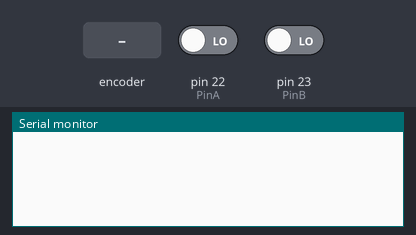
The sketch below on a simulated Arduino Mega 2560, built with avr-gcc and run on an emulated ATmega2560. On the bench: the last lines printed to the serial monitor. The inputs (shaded band) are chosen by the test bench; at power-on: pin 22 (PinA) LOW, pin 23 (PinB) LOW.

Above: at 1.2 s.
1.3 s: rotary encoder on pin 22 (PinA) / pin 23 (PinB) turned 1 step (first pin leading)
At 1.7 s:
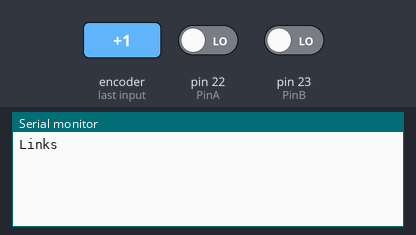
3.0 s: rotary encoder on pin 22 (PinA) / pin 23 (PinB) turned 2 steps (second pin leading)
At 4.0 s:
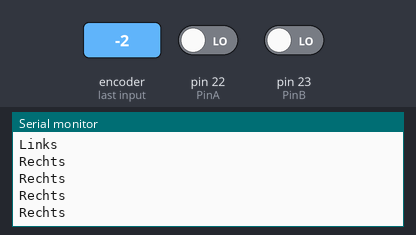

Measured:
- after the input at 1.3 s, the serial monitor: prints a new line after 0.05 s (image 1)
- after the input at 3.0 s, the serial monitor: prints a new line at once (image 2)

The sketch:

Drehencoder.ino
```cpp
#define PinA 22
#define PinB 23
#define Speed 20
int zuvor,PIN,neu, FF, FR;
unsigned long Timer;


void setup() {

pinMode(PinA,INPUT);
pinMode(PinB,INPUT);

Serial.begin(9600);
Timer = millis();

}

void loop() {

PIN = digitalRead(PinA);

if(((millis() - Timer)> 2)&& (PIN != zuvor)){
Timer = millis();
zuvor = PIN;
neu = 1;
}

if(((millis() - Timer)> 2)&& ( neu == 1)){
  if(digitalRead(PinB) == zuvor){
    Serial.println("Rechts");
  }
if(digitalRead(PinB) != zuvor){
    Serial.println("Links");
  }
  neu = 0;
}
}
```
